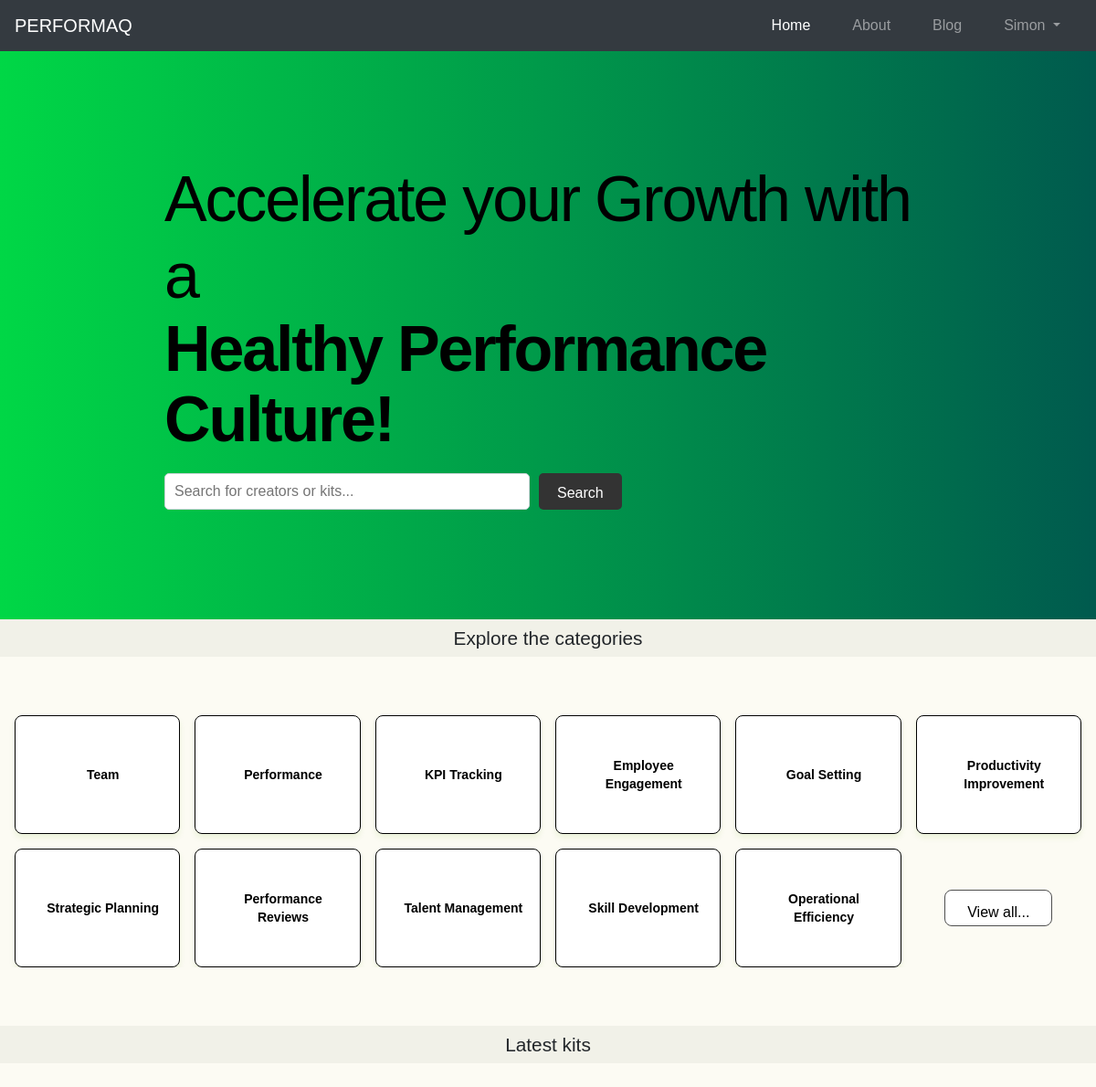
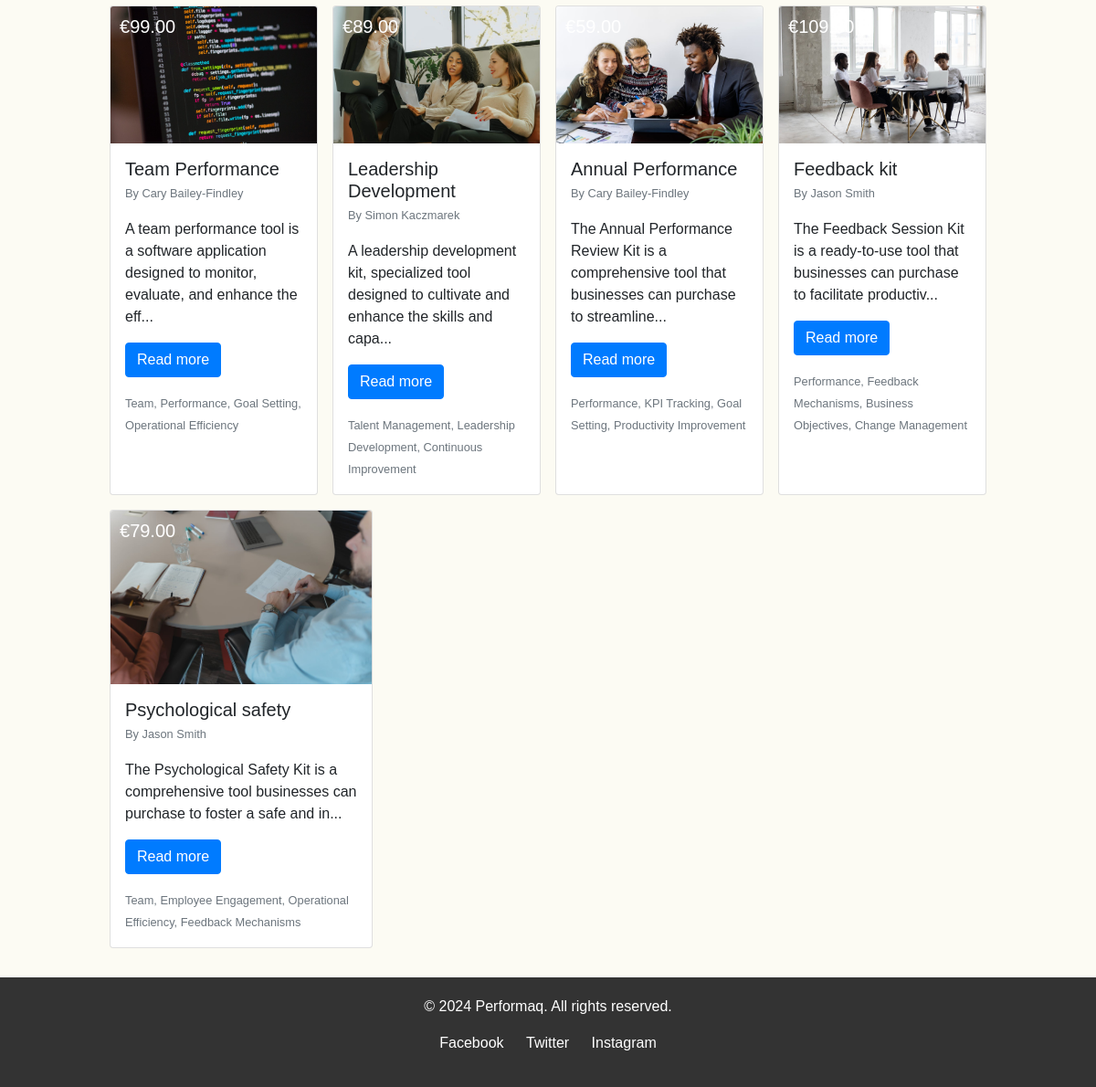
The app's page / (signed in) with its own data (2 pictures, top to bottom).
### product/models.py (models this page shows, shortened)
class Tag(models.Model):
    name = models.CharField(max_length=50, unique=True)

class Product(models.Model):
    creator = models.ForeignKey(User, on_delete=models.CASCADE, related_name="created_prodcuts")
    name = models.CharField(max_length=50, default="aToolkit")
    price = models.DecimalField(max_digits=10, decimal_places=2)
    description = models.TextField()
    buyers = models.ManyToManyField(User, related_name='bought_products', blank=True)
    tags = models.ManyToManyField(Tag, related_name='products', blank=True)
    product_picture = models.ImageField(upload_to='product_pics/', blank=True)
    product_materials = models.TextField()

### performaq/views.py (the view)
# urls.py: path("", views.index, name="accountindex"),
def index(request):
    tags = Tag.objects.all()[:11]
    product = Product.objects.all()
    return render(request, 'performaq/index.html', {'tags':tags,'product':product})

### templates/performaq/index.html (shortened to what this page needs)
{% load static %}
<!DOCTYPE html>
<html lang="en">
<head>
    <link rel="stylesheet" href="https://cdn.jsdelivr.net/npm/bootstrap@4.3.1/dist/css/bootstrap.min.css">
    <link rel="stylesheet" href="{% static 'stylesheet/performaq/styles.css' %}">
</head>
<body>
    <nav class="navbar navbar-expand-lg navbar-dark bg-dark">
        <a class="navbar-brand" href="#">PERFORMAQ</a>
        <div class="collapse navbar-collapse" id="navbarNav">
            <ul class="navbar-nav ml-auto">
                <li class="nav-item active">
                    <a class="nav-link" href="#">Home</a>
                </li>
                <li class="nav-item">
                    <a class="nav-link" href="#">About</a>
                </li>
                <li class="nav-item">
                    <a class="nav-link" href="#">Blog</a>
                </li>
            </ul>
            <ul class="navbar-nav">
                {% if user.is_authenticated %}
                <li class="nav-item dropdown">
                    <a class="nav-link dropdown-toggle" data-toggle="dropdown" href="#" role="button" aria-haspopup="true" aria-expanded="false">
                        {{ user.first_name }}
                    </a>
                </li>
                {% endif %}
            </ul>
        </div>
    </nav>
    <header>
        <div class="hero">
            <div class="hero-content">
                <h2>Accelerate your Growth with a</h2>
                <h1>Healthy Performance Culture!</h1>
                <form action="#" method="get" class="input">
                    <input type="text" placeholder="Search for creators or kits..." required>
                    <button type="button" class="btn btn-dark">Search</button>
                </form>
            </div>
        </div>
    </header>
    <div class="cat-header">
        Explore the categories
    </div>
    <div class="custom-card-container-section">
        <div class="custom-card-container">
            {% for tag in tags %}
            <div class="custom-card">
                <div class="content">
                    <div class="centered-content">
                        <span class="title">{{ tag.name }}</span>
                    </div>
                </div>
            </div>
            {% endfor %}
            <div class="button-placement">
                <button class="cattwo-button">View all...</button>
            </div>
        </div>
    </div>
    <div class="cat-header">
       Latest kits
    </div>
    <main class="main-section">
        <section id="product-cards" class="cards-container">
            {% for product in product %}
            <div class="card" style="width: 18rem;">
                <div class="card-img-container">
                    <img src="{{ product.product_picture.url }}" class="card-img-top" alt="...">
                    <div class="card-img-overlay">
                        <h5 class="card-title card-img-overlay-price">€{{ product.price }}</h5>
                    </div>
                </div>
                <div class="card-body">
                    <h5 class="card-title">{{ product.name|slice:":25" }}</h5>
                    <p class="card-title"><small class="text-muted">By {{ product.creator.first_name }} {{ product.creator.last_name }}</small></p>
                    <p class="card-text">{{ product.description|slice:":100" }}...</p>
                    <button type="button" class="btn btn-primary" data-toggle="modal" data-target="#productModal{{ product.id }}">
                        Read more
                    </button>
                    {% if product.tags.all %}
                        <p class="card-text">
                            <small class="text-muted">
                                {% for tag in product.tags.all %}
                                    {{ tag.name }}{% if not forloop.last %}, {% endif %}
                                {% endfor %}
                            </small>
                        </p>
                    {% else %}
                        <p class="card-text"><small class="text-muted">No tags available</small></p>
                    {% endif %}
                </div>
            </div>
            {% endfor %}
        </section>
    </main>
    <footer>
        <p>&copy; 2024 Performaq. All rights reserved.</p>
        <ul class="social-media">
            <li><a href="#">Facebook</a></li>
            <li><a href="#">Twitter</a></li>
            <li><a href="#">Instagram</a></li>
        </ul>
    </footer>
</body>
</html>

### static/stylesheet/performaq/styles.css (style rules this page uses)
body { font-family: Arial, sans-serif; margin: 0; padding: 0; background-color: #fcfbf3; }
.navbar { background-color: #343a40; }
.navbar-nav > li { margin: 0 15px; }
.navbar-nav > li > a { color: white; }
header { background: linear-gradient(to right, #00d746, #005a4e); padding: 20px; text-align: center; position: relative; z-index: 1; }
.hero { padding: 100px 20px; margin: 0 auto; text-align: left; color: black; }
.hero-content { display: flex; flex-direction: column; align-items: flex-start; width: 70vw; margin: 0 auto; }
.hero h2, .hero h1 { margin: 0; letter-spacing: -2.17px; color: black; }
.hero h2 { font-size: 70px; font-weight: 300; }
.hero h1 { font-size: 70px; font-weight: 900; line-height: 1.1em; text-transform: capitalize; }
.hero form { display: flex; align-items: center; margin-top: 20px; }
.hero input[type="text"] { padding: 10px; font-size: 16px; border: 1px solid #ced4da; border-radius: 5px; width: 400px; height: 40px; box-sizing: border-box; margin-right: 10px; }
.hero button { padding: 10px 20px; font-size: 16px; border: none; border-radius: 5px; background-color: #333; color: white; cursor: pointer; height: 40px; box-sizing: border-box; transition: background-color 0.3s ease, transform 0.3s ease, box-shadow 0.3s ease; }
.cat-header { display: flex; background-color: #f1f1e8; justify-content: center; font-size: 1.3rem; padding: 0.4%; margin: 0; }
.custom-card-container-section { padding: 2rem 0; background-color: #fcfbf3; margin-bottom: 2rem; margin-top: 2rem; }
.custom-card-container { margin-top: 4rem; display: grid; grid-template-columns: repeat(6, 1fr); gap: 1rem; width: 100%; max-width: calc(6 * 270px + 5 * 1rem); padding: 0 1rem; margin: 0 auto; overflow-x: hidden; background-color: #fcfbf3; }
.custom-card { height: 130px; width: 100%; max-width: 270px; display: flex; align-items: center; justify-content: center; border-radius: 0.5rem; background: #ffffff; padding: 1rem; color: rgb(107, 114, 128); border: 1px solid #000000; box-shadow: 0px 4px 6px rgba(100, 172, 5, 0.1); box-sizing: border-box; transition: background-color 0.3s ease, transform 0.3s ease, box-shadow 0.3s ease; margin: 0 auto; }
.content { margin-left: 0.75rem; font-size: 0.875rem; line-height: 1.25rem; }
.centered-content { text-align: center; }
.title { font-size: 0.875rem; font-weight: bold; color: black; }
.button-placement { display: flex; justify-content: center; align-items: center; }
.cattwo-button { height: 40px; background: white; padding: 12px 24px; border: 1px solid #4f4f4f; border-radius: 0.5rem; transition: all 0.2s ease-in; position: relative; overflow: hidden; font-size: 1rem; cursor: pointer; color: black; z-index: 1; }
.cattwo-button:before, .cattwo-button:after { content: ""; position: absolute; left: 50%; transform: translateX(-50%); width: 140%; height: 180%; border-radius: 50%; display: block; transition: all 0.5s cubic-bezier(0.55, 0, 0.1, 1); z-index: -1; }
.cattwo-button:before { top: 100%; background-color: rgba(0, 0, 0, 0.05); }
.cattwo-button:after { top: 180%; background-color: #39bda7; }
.cards-container { display: flex; flex-wrap: wrap; gap: 1rem; justify-content: space-between; margin-bottom: 2rem; }
.card { flex: 1 1 calc(25% - 1rem); max-width: 18rem; }
#product-cards { width: 80vw; margin: 0 auto; }
.card-img-container { position: relative; }
.card-body { padding: 1rem; }
.card-title { margin-bottom: 0.1rem; }
.card-text { margin-top: 1rem; margin-bottom: 1rem; }
.card-img-top { width: 100%; height: auto; }
.card-img-overlay { position: absolute; bottom: 0; right: 0; background: rgba(0, 0, 0, 1, 0.7); color: #ffffff; padding: 10px; border-radius: 0 0 0 5px; }
footer { background: #333; color: white; text-align: center; padding: 20px; }
.social-media { list-style: none; padding: 0; }
.social-media li { display: inline; margin: 0 10px; }
.social-media a { color: white; text-decoration: none; }
.main-section { margin-top: 2rem; background-color: #fcfbf3; margin-bottom: 2rem; }

### records on screen
Tag: name "Team"
Tag: name "Performance"
Tag: name "KPI Tracking"
Tag: name "Employee Engagement"
Tag: name "Goal Setting"
Tag: name "Productivity Improvement"
Tag: name "Strategic Planning"
Tag: name "Performance Reviews"
Tag: name "Talent Management"
Tag: name "Skill Development"
Tag: name "Operational Efficiency"
Product: product_picture (picture), price "99.00", name "Team Performance", creator.first_name "Cary", creator.last_name "Bailey-Findley", description "A team performance tool is a software application designed to monitor, evaluate, and enhance the eff"
Product: product_picture (picture), price "89.00", name "Leadership Development", creator.first_name "Simon", creator.last_name "Kaczmarek", description "A leadership development kit, specialized tool designed to cultivate and enhance the skills and capa"
Tag: name "Leadership Development"
Tag: name "Continuous Improvement"
Product: product_picture (picture), name "Annual Performance", creator.first_name "Cary", creator.last_name "Bailey-Findley", description "The Annual Performance Review Kit is a comprehensive tool that businesses can purchase to streamline"
Product: product_picture (picture), price "109.00", name "Feedback kit", creator.first_name "Jason", creator.last_name "Smith", description "The Feedback Session Kit is a ready-to-use tool that businesses can purchase to facilitate productiv"
Tag: name "Feedback Mechanisms"
Tag: name "Business Objectives"
Tag: name "Change Management"
Product: product_picture (picture), price "79.00", name "Psychological safety", creator.first_name "Jason", creator.last_name "Smith", description "The Psychological Safety Kit is a comprehensive tool businesses can purchase to foster a safe and in"

### other values on screen
{{ user.first_name }} "Simon"
